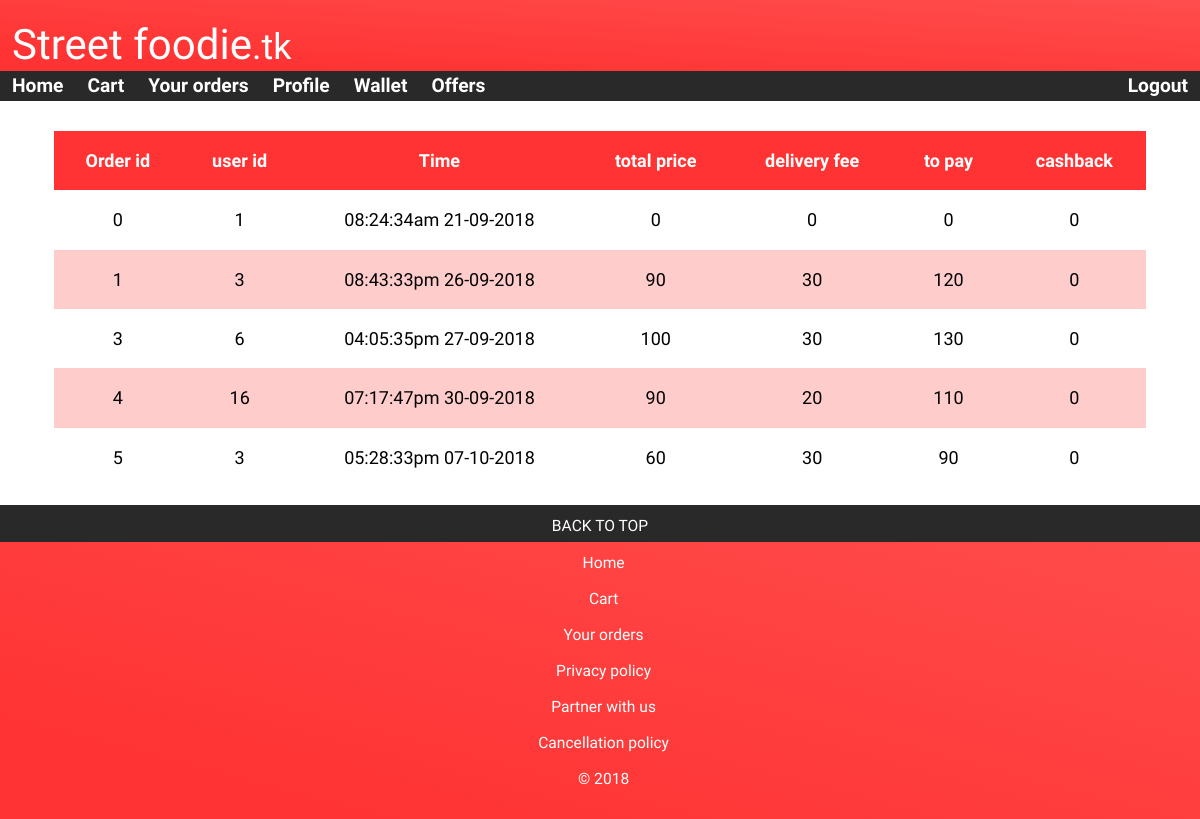
The page /poiuytrewqzxcvbnm.php on the database its author committed.
### tables this page shows
CREATE TABLE `order1` (
  `order_id` int(50) NOT NULL,
  `user_id` int(50) NOT NULL,
  `time` bigint(100) NOT NULL,
  `total_price` int(50) NOT NULL,
  `delivery_fee` int(10) NOT NULL,
  `delivery` varchar(10) NOT NULL,
  `to_pay` int(50) NOT NULL,
  `cashback` int(10) NOT NULL
);

### poiuytrewqzxcvbnm.php (the view, shortened to what this page needs)
<!DOCTYPE html>
<html lang=en>
    <head>
        <link rel="stylesheet" href="https://cdnjs.cloudflare.com/ajax/libs/font-awesome/4.7.0/css/font-awesome.min.css">
        <link rel="stylesheet" href="main.css">
    </head>
    <body>
        <div class="header">
            <div>Street foodie<small>.tk</small></div>
        </div>
        <div class="topnav">
            <a href="home.php" class="hide-low">Home</a>
            <a href="cart.php" class="hide-low">Cart</a>
            <a href="your_orders.php" class="hide-low">Your orders</a>
            <a href="profile.php" class="hide-low">Profile</a>
            <a href="wallet.php" class="hide-low">Wallet</a>
            <a href="offer.php" class="hide-low">Offers</a>
            <a href="logout.php" style="float:right" class="hide-low">Logout</a>
        </div>
        <div class="row">
            <div class="content">
                <?php
                include("connect.php");
                $sql = 'select * from order1';
                $result = mysqli_query($con, $sql);
            echo '
                <table>
                    <tr>
                        <th>Order id</th>
                        <th>user id</th>
                        <th>Time</th>
                        <th>total price</th>
                        <th>delivery fee</th>
                        <th>to pay</th>
                        <th>cashback</th>
                    </tr>';
                    while ($row = mysqli_fetch_assoc($result)) {
                        $time = $row['time'];
                        $time = date("h:i:sa    d-m-Y", $time);
                        $order_id = $row['order_id'];
                        $total_price = $row['total_price'];
                        echo '<tr>';
                        echo "<td>". $order_id . "</a></td>";
                        echo "<td>". $row['user_id'] . "</a></td>";
                        echo '<td>' . $time . '</td>';
                        echo '<td>' . $total_price . '</td>';
                        echo '<td>' . $row['delivery_fee'] . '</td>';
                        echo '<td>' . $row['to_pay'] . '</td>';
                        echo '<td>' . $row['cashback'] . '</td>';
                        echo '</tr>';
                    }
                    echo '</table>';
                ?>
            </div>
        </div>
        <div class="footer">
            <div class="back_to_top"><a href=#>BACK TO TOP</a></div>
            <a href="home.php">Home</a></br>
            <a href="cart.php">Cart</a><br/>
            <a href="your_orders.php">Your orders</a><br/>
            <a href="privacyPolicy.php">Privacy policy</a><br/>
            <a href="partner.php">Partner with us</a><br/>
            <a href="cancellation.php">Cancellation policy</a><br/>
            &copy; 2018<?php     ?><br/>
        </div>
    </body>
</html>

### main.css (style rules this page uses)
* { box-sizing:border-box; }
body { margin:0; font-family:Abel; }
.header { font-size:3.5vw; margin:0; padding:1.7vw 0 0.1vw 1vw; text-align:left; background:linear-gradient(to top right, #ff3333 15%, #ff4d4d 100%); color:White; font-family:'Acme'; border:0; }
.header small { font-size:3vw; }
.topnav { overflow:hidden; background-color:#292929; position: -webkit-sticky; position: sticky; top: 0; z-index:99; }
.topnav a { float: left; display: block; color: #fff; text-align: center; padding: 0.3vw 1vw; text-decoration: none; font-family:Abel; font-size:1.6vw; font-weight: bold; }
.footer { position:relative; margin:0; padding:2.6vw 0 2.6vw 0.6vw; text-align:center; background: linear-gradient(to top right, #ff3333 15%, #ff4d4d 100%); color:White; font-family:'Acme'; border:0; font-size:1.3vw; }
.footer a { color:white; text-decoration:none; display:block; }
.back_to_top { position:absolute; width:100%; padding:1vw 0 0.6vw 0; margin:0; top:0; left:0; background-color:#292929; font-family:Abel; }
.back_to_top a { text-decoration:none; color:#fff; }
.content { left:20px; width:99%; margin:auto; margin-top: 1vw; padding:1.5vw 4vw; font-size:20px; }
.row:after ,form.example::after { content: ""; display: table; clear: both; }
table { width:100%; }
table, th, td { border-collapse: collapse; padding:1.6vw; font-size:1.5vw; font-family: abel; text-align:center; }
th { background-color:#ff3333;color: #fff; }
tr:nth-child(odd) { background-color:#ffcccc; }

### rows shown on the page
order1: order_id "0", user "1", time "08:24:34am 21-09-2018", total_price "0", delivery_fee "0", to_pay "0", cashback "0"
order1: order_id "1", user "3", time "08:43:33pm 26-09-2018", total_price "90", delivery_fee "30", to_pay "120", cashback "0"
order1: order_id "3", user "6", time "04:05:35pm 27-09-2018", total_price "100", delivery_fee "30", to_pay "130", cashback "0"
order1: order_id "4", user "16", time "07:17:47pm 30-09-2018", total_price "90", delivery_fee "20", to_pay "110", cashback "0"
order1: order_id "5", user "3", time "05:28:33pm 07-10-2018", total_price "60", delivery_fee "30", to_pay "90", cashback "0"
